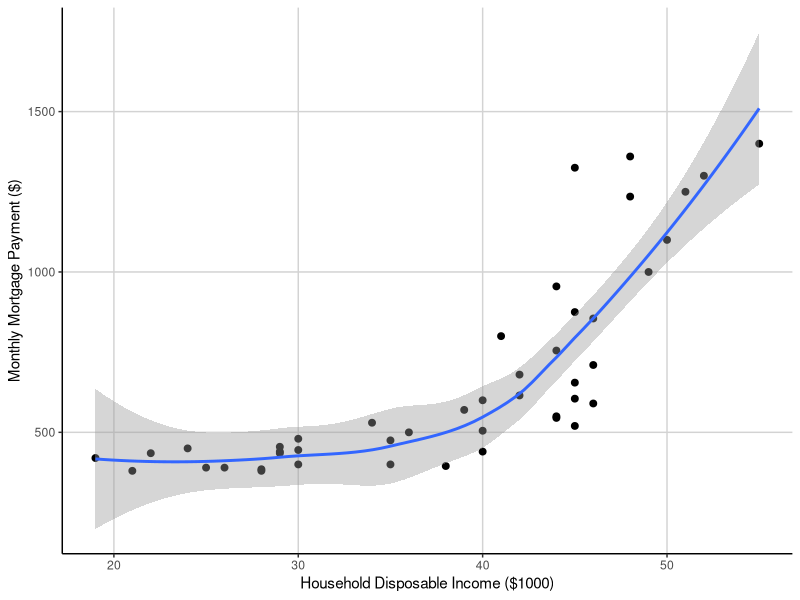
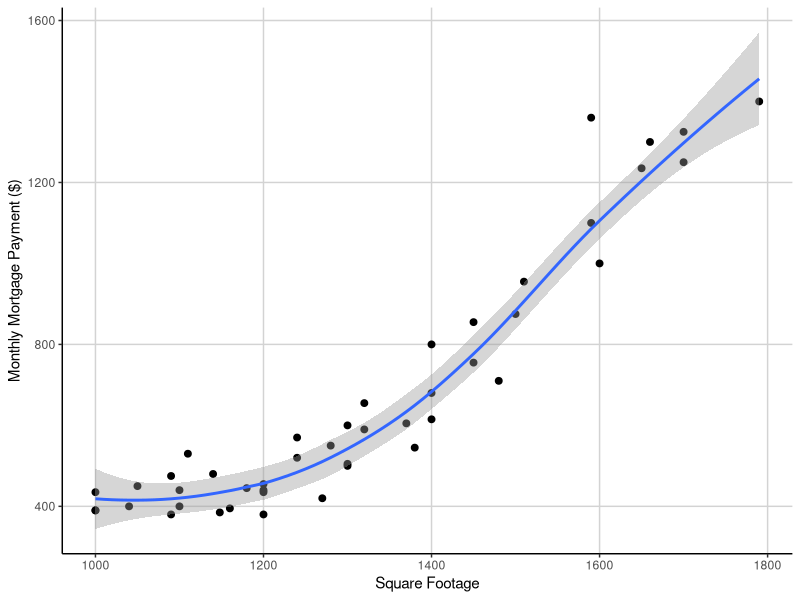
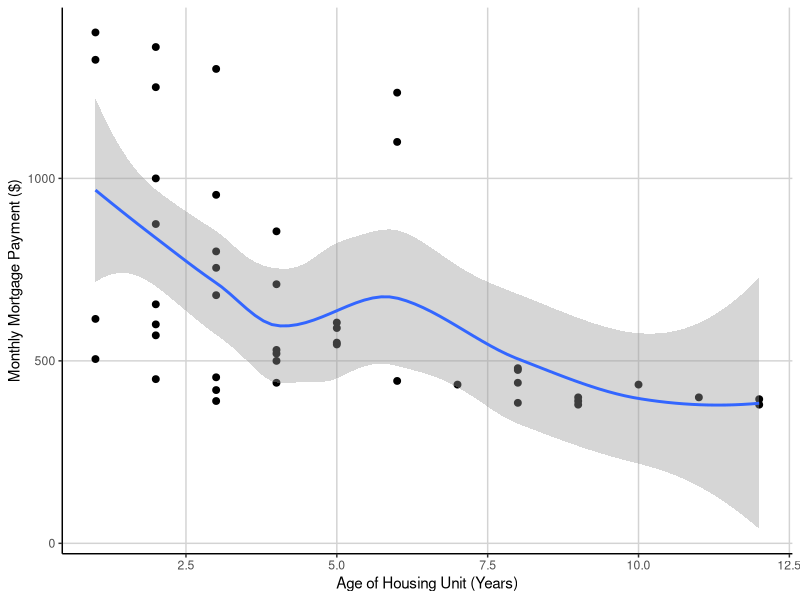
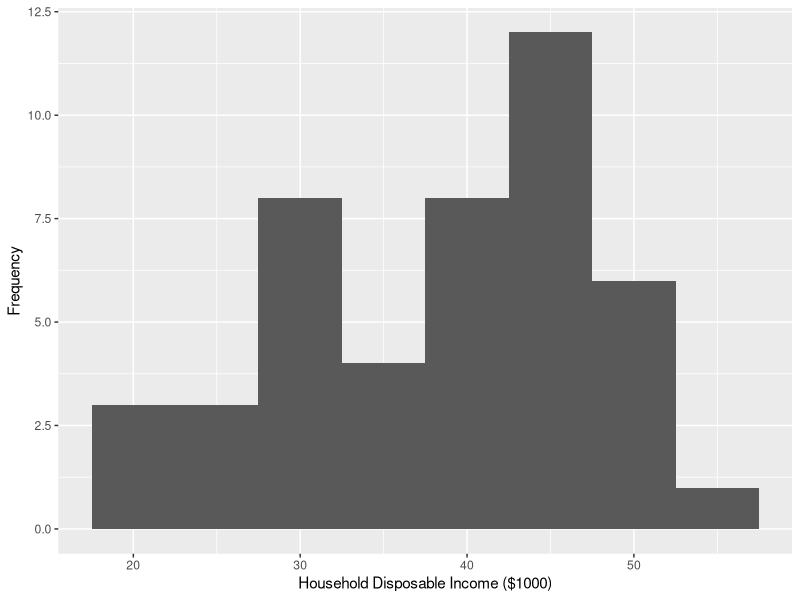
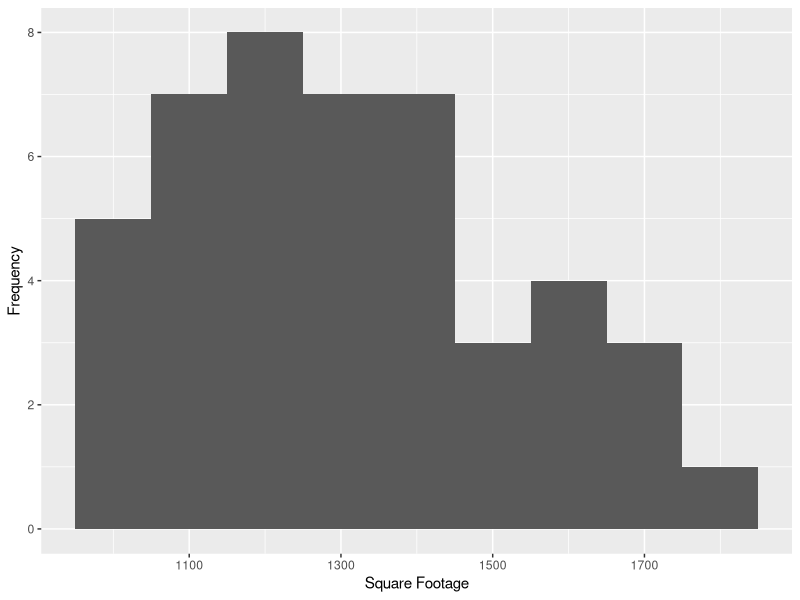
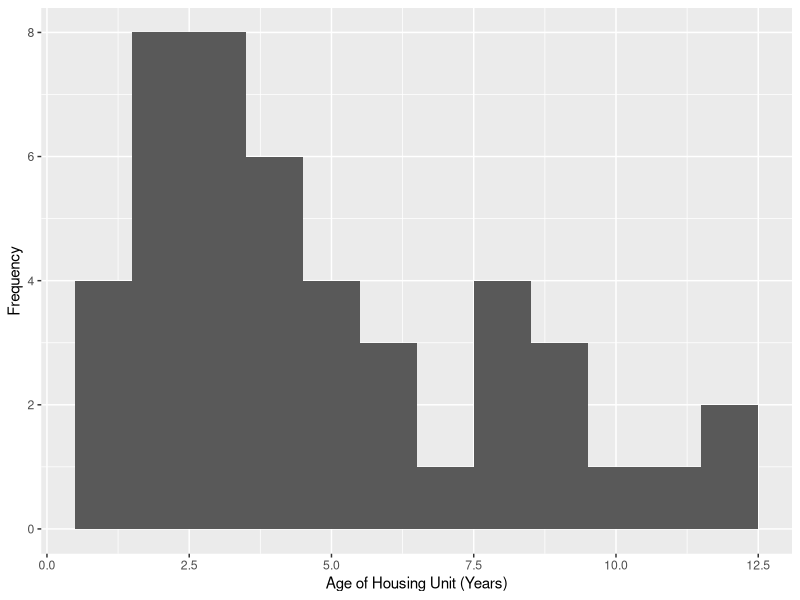
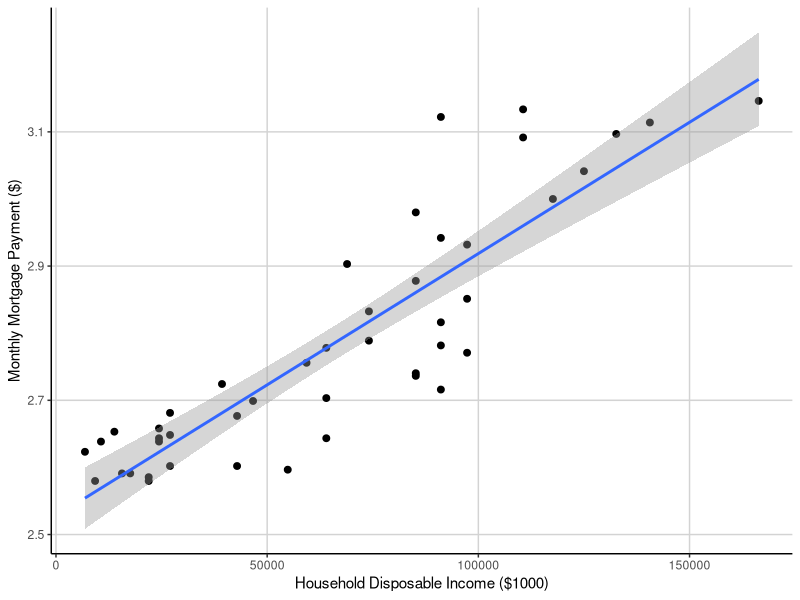
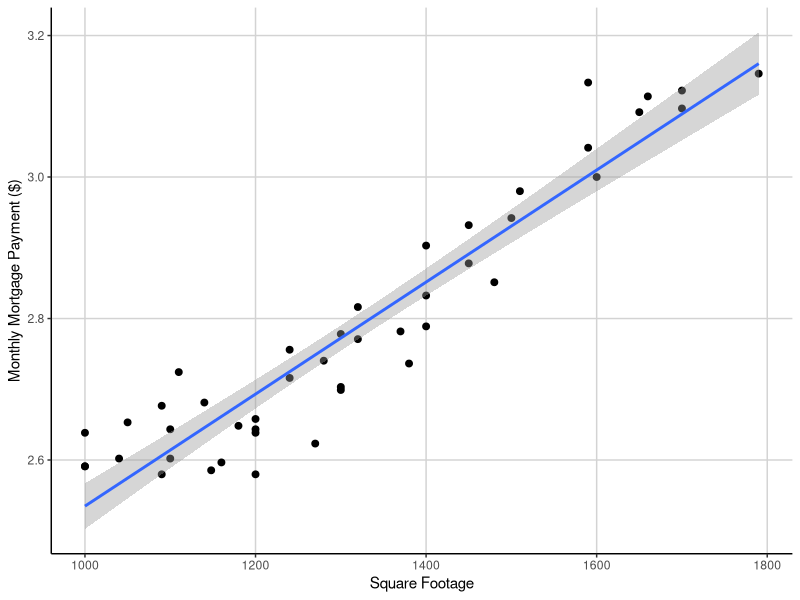

Write the R code that produced these figures, in order.
# load library
library(dplyr)
library(ggplot2)

# read in file
data <- read.csv(file = "Lab_data.csv", header = TRUE)

# approach
# scatterplots of variables against Y
# check assumptions
# add interactions?
# run AIC and stepwise regressions to determine model of best fit

# prep the dataset
colnames(data) <- c("obs", "mortpay", "income", "sqfoot", "loans", "age")

# scatterplots of variables against Y
ggplot(data, aes(x = income, y = mortpay)) +
  geom_point(size = 2) +
  geom_smooth() +
  xlab("Household Disposable Income ($1000)") +
  ylab("Monthly Mortgage Payment ($)") + 
  theme(panel.background = element_blank(), axis.line = element_line(colour = "black"), panel.grid.major = element_line(colour = "light gray"))
ggsave(file = "mortpay_vs_income.png", width = 5, height = 5)

ggplot(data, aes(x = sqfoot, y = mortpay)) +
  geom_point(size = 2) +
  geom_smooth() +
  xlab("Square Footage") +
  ylab("Monthly Mortgage Payment ($)") + 
  theme(panel.background = element_blank(), axis.line = element_line(colour = "black"), panel.grid.major = element_line(colour = "light gray"))
ggsave(file = "mortpay_vs_sqfoot.png", width = 5, height = 5)

ggplot(data, aes(x = age, y = mortpay)) +
  geom_point(size = 2) +
  geom_smooth() +
  xlab("Age of Housing Unit (Years)") +
  ylab("Monthly Mortgage Payment ($)") + 
  theme(panel.background = element_blank(), axis.line = element_line(colour = "black"), panel.grid.major = element_line(colour = "light gray"))
ggsave(file = "mortpay_vs_age.png", width = 5, height = 5)

# histograms of independent variables
ggplot(data, aes(x = income)) +
  geom_histogram(binwidth = 5) +
  xlab("Household Disposable Income ($1000)") +
  ylab("Frequency") 

ggplot(data, aes(x = sqfoot)) +
  geom_histogram(binwidth = 100) +
  xlab("Square Footage") +
  ylab("Frequency") 

ggplot(data, aes(x = age)) +
  geom_histogram(binwidth = 1) +
  xlab("Age of Housing Unit (Years)") +
  ylab("Frequency") 

# summary of transformations that seem to work
data <- select(data, obs:age) %>% 
  mutate(income_sq = income^2) %>% 
  mutate(income_cube = income^3) %>% 
  mutate(age_cube_root = age^(-1/3)) %>% 
  mutate(log10_mortpay = log10(mortpay))

# scatterplots of variables against Y -- TRANSFORMED
ggplot(data, aes(x = income_cube, y = log10_mortpay)) +
  geom_point(size = 2) +
  geom_smooth(method = lm) +
  xlab("Household Disposable Income ($1000)") +
  ylab("Monthly Mortgage Payment ($)") + 
  theme(panel.background = element_blank(), axis.line = element_line(colour = "black"), panel.grid.major = element_line(colour = "light gray"))
ggsave(file = "mortpay_vs_income_trans.png", width = 5, height = 5)

ggplot(data, aes(x = sqfoot, y = log10_mortpay)) +
  geom_point(size = 2) +
  geom_smooth(method = lm) +
  xlab("Square Footage") +
  ylab("Monthly Mortgage Payment ($)") + 
  theme(panel.background = element_blank(), axis.line = element_line(colour = "black"), panel.grid.major = element_line(colour = "light gray"))
ggsave(file = "mortpay_vs_sqfoot_trans.png", width = 5, height = 5)

ggplot(data, aes(x = age_cube_root, y = log10_mortpay)) +
  geom_point(size = 2) +
  geom_smooth(method = lm) +
  xlab("Age of Housing Unit (Years)") +
  ylab("Monthly Mortgage Payment ($)") + 
  theme(panel.background = element_blank(), axis.line = element_line(colour = "black"), panel.grid.major = element_line(colour = "light gray"))
ggsave(file = "mortpay_vs_age_trans.png", width = 5, height = 5)

### run regressions and plot pred. vs redis. & qqplots for NON-transformed variables
## income regression
plot(mortpay ~ income, data = data)
reg_income <- lm(mortpay ~ income, data = data)
abline(reg_income, col="red", lwd=3)

predicted_income<-predict.lm(reg_income)
residuals_income<-data$mortpay - predicted_income
plot(predicted_income,residuals_income,cex=2,cex.lab=1.5,cex.axis=1.15, ylab=" Residuals", xlab= "Predicted Y")
abline(a=0,b=0, col="red", lwd=3,lty="dashed")

ggplot(data, aes(y = residuals_income, x = predicted_income)) +
  geom_point(size = 2) +
  geom_hline(yintercept = 0, colour = 'red', linetype = "dashed", size = 1) +
  ggtitle("Residuals vs. Predicted Values") +
  ylab("Residuals") +
  xlab("Predicted Y") + 
  theme(panel.background = element_blank(), axis.line = element_line(colour = "black"), axis.title = element_text(size=14), plot.title = element_text(size = 18, face = "bold"))
ggsave(file = "pred_res_income.png", width = 5, height = 5)

# qqplot in ggplot2
ggQQ <- function(LM) # argument: a linear model
{
  y <- quantile(LM$resid[!is.na(LM$resid)], c(0.25, 0.75))
  x <- qnorm(c(0.25, 0.75))
  slope <- diff(y)/diff(x)
  int <- y[1L] - slope * x[1L]
  p <- ggplot(LM, aes(sample = .resid)) +
    stat_qq(alpha = 0.5) +
    geom_abline(slope = slope, intercept = int, color="red", size = 1) +
    xlab("Theoretical Quantiles") +
    ylab("Standardized Residuals") +
    ggtitle("Normal Q-Q Plot") +
    theme(panel.background = element_blank(), axis.line = element_line(colour = "black"), axis.title = element_text(size=14), plot.title = element_text(size = 18, face = "bold"))
  ggsave(filename = "income_qq.png", width = 5, height = 5)
  return(p)
}

ggQQ(reg_income)

## sqfoot regression
plot(mortpay ~ sqfoot, data = data)
reg_sqfoot <- lm(mortpay ~ sqfoot, data = data)
abline(reg_sqfoot, col="red", lwd=3)

predicted_sqfoot <- predict.lm(reg_sqfoot)
residuals_sqfoot <- data$mortpay-predicted_sqfoot
plot(predicted_sqfoot,residuals_sqfoot,cex=2,cex.lab=1.5,cex.axis=1.15, ylab=" Residuals", xlab= "Predicted Y")
abline(a=0,b=0, col="red", lwd=3,lty="dashed")

ggplot(data, aes(y = residuals_sqfoot, x = predicted_sqfoot)) +
  geom_point(size = 2) +
  geom_hline(yintercept = 0, colour = 'red', linetype = "dashed", size = 1) +
  ggtitle("Residuals vs. Predicted Values") +
  ylab("Residuals") +
  xlab("Predicted Y") + 
  theme(panel.background = element_blank(), axis.line = element_line(colour = "black"), axis.title = element_text(size=14), plot.title = element_text(size = 18, face = "bold"))
ggsave(file = "pred_res_sqfoot.png", width = 5, height = 5)

# qqplot in ggplot2
ggQQ <- function(LM) # argument: a linear model
{
  y <- quantile(LM$resid[!is.na(LM$resid)], c(0.25, 0.75))
  x <- qnorm(c(0.25, 0.75))
  slope <- diff(y)/diff(x)
  int <- y[1L] - slope * x[1L]
  p <- ggplot(LM, aes(sample = .resid)) +
    stat_qq(alpha = 0.5) +
    geom_abline(slope = slope, intercept = int, color="red", size = 1) +
    xlab("Theoretical Quantiles") +
    ylab("Standardized Residuals") +
    ggtitle("Normal Q-Q Plot") +
    theme(panel.background = element_blank(), axis.line = element_line(colour = "black"), axis.title = element_text(size=14), plot.title = element_text(size = 18, face = "bold"))
  ggsave(filename = "sqfoot_qq.png", width = 5, height = 5)
  return(p)
}

ggQQ(reg_sqfoot)

# age regression
plot(mortpay ~ age, data = data)
reg_age <- lm(mortpay ~ age, data = data)
abline(reg_age, col="red", lwd=3)

predicted_age <- predict.lm(reg_age)
residuals_age <- data$mortpay-predicted_age
plot(predicted_age,residuals_age,cex=2,cex.lab=1.5,cex.axis=1.15, ylab=" Residuals", xlab= "Predicted Y")
abline(a=0,b=0, col="red", lwd=3,lty="dashed")

ggplot(data, aes(y = residuals_age, x = predicted_age)) +
  geom_point(size = 2) +
  geom_hline(yintercept = 0, colour = 'red', linetype = "dashed", size = 1) +
  ggtitle("Residuals vs. Predicted Values") +
  ylab("Residuals") +
  xlab("Predicted Y") + 
  theme(panel.background = element_blank(), axis.line = element_line(colour = "black"), axis.title = element_text(size=14), plot.title = element_text(size = 18, face = "bold"))
ggsave(file = "pred_res_age.png", width = 5, height = 5)

# qqplot in ggplot2
ggQQ <- function(LM) # argument: a linear model
{
  y <- quantile(LM$resid[!is.na(LM$resid)], c(0.25, 0.75))
  x <- qnorm(c(0.25, 0.75))
  slope <- diff(y)/diff(x)
  int <- y[1L] - slope * x[1L]
  p <- ggplot(LM, aes(sample = .resid)) +
    stat_qq(alpha = 0.5) +
    geom_abline(slope = slope, intercept = int, color="red", size = 1) +
    xlab("Theoretical Quantiles") +
    ylab("Standardized Residuals") +
    ggtitle("Normal Q-Q Plot") +
    theme(panel.background = element_blank(), axis.line = element_line(colour = "black"), axis.title = element_text(size=14), plot.title = element_text(size = 18, face = "bold"))
  ggsave(filename = "age_qq.png", width = 5, height = 5)
  return(p)
}

ggQQ(reg_age)

### run regressions and plot pred. vs redis. & qqplots for transformed variables

## income regression
plot(log10_mortpay ~ income_cube, data = data)
reg_income_trans <- lm(log10_mortpay ~ income_cube, data = data)
abline(reg_income_trans, col="red", lwd=3)

predicted_income_trans <- predict.lm(reg_income_trans)
residuals_income_trans <- data$log10_mortpay-predicted_income_trans
plot(predicted_income_trans,residuals_income_trans,cex=2,cex.lab=1.5,cex.axis=1.15, ylab=" Residuals", xlab= "Predicted Y")
abline(a=0,b=0, col="red", lwd=3,lty="dashed")

ggplot(data, aes(y = residuals_income_trans, x = predicted_income_trans)) +
  geom_point(size = 2) +
  geom_hline(yintercept = 0, colour = 'red', linetype = "dashed", size = 1) +
  ggtitle("Residuals vs. Predicted Values") +
  ylab("Residuals") +
  xlab("Predicted Y") + 
  theme(panel.background = element_blank(), axis.line = element_line(colour = "black"), axis.title = element_text(size=14), plot.title = element_text(size = 18, face = "bold"))
ggsave(file = "pred_res_income_transformed.png", width = 5, height = 5)

# qqplot in ggplot2
ggQQ <- function(LM) # argument: a linear model
{
  y <- quantile(LM$resid[!is.na(LM$resid)], c(0.25, 0.75))
  x <- qnorm(c(0.25, 0.75))
  slope <- diff(y)/diff(x)
  int <- y[1L] - slope * x[1L]
  p <- ggplot(LM, aes(sample = .resid)) +
    stat_qq(alpha = 0.5) +
    geom_abline(slope = slope, intercept = int, color="red", size = 1) +
    xlab("Theoretical Quantiles") +
    ylab("Standardized Residuals") +
    ggtitle("Normal Q-Q Plot") +
    theme(panel.background = element_blank(), axis.line = element_line(colour = "black"), axis.title = element_text(size=14), plot.title = element_text(size = 18, face = "bold"))
  ggsave(filename = "income_qq_transformed.png", width = 5, height = 5)
  return(p)
}

ggQQ(reg_income_trans)

## sqfoot regression
plot(log10_mortpay ~ sqfoot, data = data)
reg_sqfoot_trans <- lm(log10_mortpay ~ sqfoot, data = data)
abline(reg_sqfoot_trans, col="red", lwd=3)

predicted_sqfoot_trans <- predict.lm(reg_sqfoot_trans)
residuals_sqfoot_trans <- data$log10_mortpay-predicted_sqfoot_trans
plot(predicted_sqfoot_trans,residuals_sqfoot_trans,cex=2,cex.lab=1.5,cex.axis=1.15, ylab=" Residuals", xlab= "Predicted Y")
abline(a=0,b=0, col="red", lwd=3,lty="dashed")

ggplot(data, aes(y = residuals_sqfoot_trans, x = predicted_sqfoot_trans)) +
  geom_point(size = 2) +
  geom_hline(yintercept = 0, colour = 'red', linetype = "dashed", size = 1) +
  ggtitle("Residuals vs. Predicted Values") +
  ylab("Residuals") +
  xlab("Predicted Y") + 
  theme(panel.background = element_blank(), axis.line = element_line(colour = "black"), axis.title = element_text(size=14), plot.title = element_text(size = 18, face = "bold"))
ggsave(file = "pred_res_sqfoot_transformed.png", width = 5, height = 5)

# qqplot in ggplot2
ggQQ <- function(LM) # argument: a linear model
{
  y <- quantile(LM$resid[!is.na(LM$resid)], c(0.25, 0.75))
  x <- qnorm(c(0.25, 0.75))
  slope <- diff(y)/diff(x)
  int <- y[1L] - slope * x[1L]
  p <- ggplot(LM, aes(sample = .resid)) +
    stat_qq(alpha = 0.5) +
    geom_abline(slope = slope, intercept = int, color="red", size = 1) +
    xlab("Theoretical Quantiles") +
    ylab("Standardized Residuals") +
    ggtitle("Normal Q-Q Plot") +
    theme(panel.background = element_blank(), axis.line = element_line(colour = "black"), axis.title = element_text(size=14), plot.title = element_text(size = 18, face = "bold"))
  ggsave(filename = "sqfoot_qq_transformed.png", width = 5, height = 5)
  return(p)
}

ggQQ(reg_sqfoot_trans)

# age regression
plot(log10_mortpay ~ age_cube_root, data = data)
reg_age_trans <- lm(log10_mortpay ~ age_cube_root, data = data)
abline(reg_age_trans, col="red", lwd=3)

predicted_age_trans <- predict.lm(reg_age_trans)
residuals_age_trans <- data$log10_mortpay - predicted_age_trans
plot(predicted_age_trans,residuals_age_trans,cex=2,cex.lab=1.5,cex.axis=1.15, ylab=" Residuals", xlab= "Predicted Y")
abline(a=0,b=0, col="red", lwd=3,lty="dashed")

ggplot(data, aes(y = residuals_age_trans, x = predicted_age_trans)) +
  geom_point(size = 2) +
  geom_hline(yintercept = 0, colour = 'red', linetype = "dashed", size = 1) +
  ggtitle("Residuals vs. Predicted Values") +
  ylab("Residuals") +
  xlab("Predicted Y") + 
  theme(panel.background = element_blank(), axis.line = element_line(colour = "black"), axis.title = element_text(size=14), plot.title = element_text(size = 18, face = "bold"))
ggsave(file = "pred_res_age_transformed.png", width = 5, height = 5)

# qqplot in ggplot2
ggQQ <- function(LM) # argument: a linear model
{
  y <- quantile(LM$resid[!is.na(LM$resid)], c(0.25, 0.75))
  x <- qnorm(c(0.25, 0.75))
  slope <- diff(y)/diff(x)
  int <- y[1L] - slope * x[1L]
  p <- ggplot(LM, aes(sample = .resid)) +
    stat_qq(alpha = 0.5) +
    geom_abline(slope = slope, intercept = int, color="red", size = 1) +
    xlab("Theoretical Quantiles") +
    ylab("Standardized Residuals") +
    ggtitle("Normal Q-Q Plot") +
    theme(panel.background = element_blank(), axis.line = element_line(colour = "black"), axis.title = element_text(size=14), plot.title = element_text(size = 18, face = "bold"))
  ggsave(filename = "age_qq_transformed.png", width = 5, height = 5)
  return(p)
}

ggQQ(reg_age_trans)